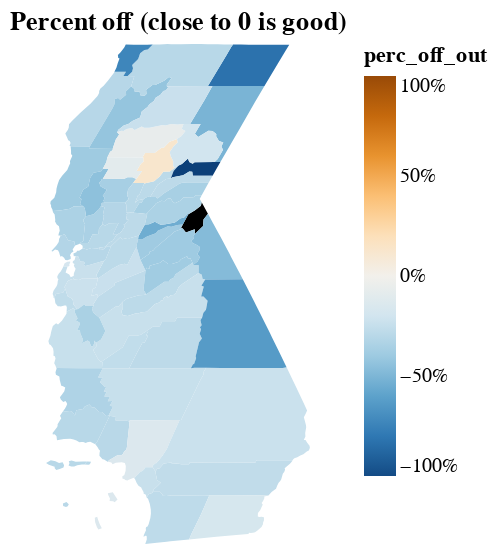

This figure's notebook cell:
### Code cell
alt.Chart(geo_df).mark_geoshape().encode(
    color=alt.Color('perc_off_out',scale=alt.Scale(scheme='blueorange', domain=[-1, 1]),legend=alt.Legend(format=".0%")),
    tooltip=['NAME','perc_off_out']
).properties(height=250,width=150,title='Percent off (close to 0 is good)')
